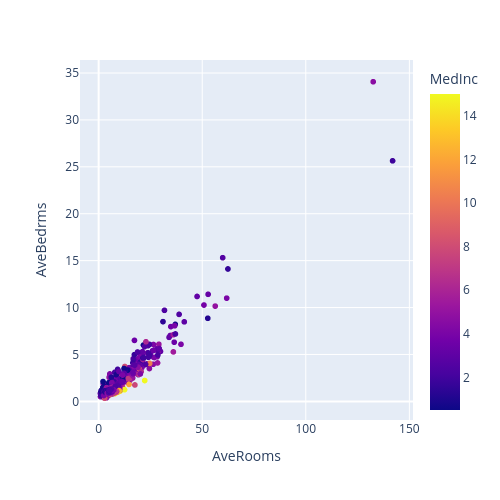

This figure's notebook cell:
### Code cell
fig = px.scatter(data,x='AveRooms', y='AveBedrms', color='MedInc', width=500, height=500)
fig.show()

### Figure 1 — Plotly figure (JSON) as saved in the notebook; plotly's stock layout.template omitted (floating-point values rounded to 4 significant figures; data arrays with more than 128 entries replaced by an {"elided": "..."} marker saying what was removed)
{"data": [{"hovertemplate": "AveRooms=%{x}<br>AveBedrms=%{y}<br>MedInc=%{marker.color}<extra></extra>", "legendgroup": "", "marker": {"color": {"elided": "20640 float values"}, "coloraxis": "coloraxis", "symbol": "circle"}, "mode": "markers", "name": "", "showlegend": false, "type": "scattergl", "x": {"elided": "20640 float values"}, "xaxis": "x", "y": {"elided": "20640 float values"}, "yaxis": "y"}], "layout": {"coloraxis": {"colorbar": {"title": {"text": "MedInc"}}, "colorscale": [[0, "#0d0887"], [0.1111, "#46039f"], [0.2222, "#7201a8"], [0.3333, "#9c179e"], [0.4444, "#bd3786"], [0.5556, "#d8576b"], [0.6667, "#ed7953"], [0.7778, "#fb9f3a"], [0.8889, "#fdca26"], [1, "#f0f921"]]}, "height": 500, "legend": {"tracegroupgap": 0}, "margin": {"t": 60}, "width": 500, "xaxis": {"anchor": "y", "domain": [0, 1], "title": {"text": "AveRooms"}}, "yaxis": {"anchor": "x", "domain": [0, 1], "title": {"text": "AveBedrms"}}}}
